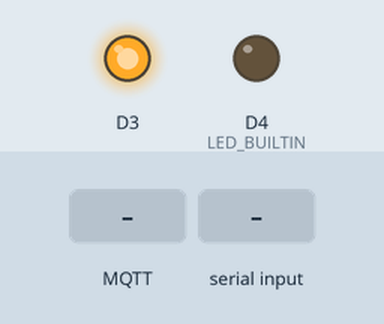
Bench run of a sketch on a simulated ESP8266 (NodeMCU). Shown: output pins drawn as LEDs (lit = HIGH, except the on-board LED, lit = LOW). The inputs (shaded band) are chosen by the test bench. WiFi joins after 1.5 s; servers stay silent unless stated; no MQTT or app messages arrive unless stated; what the sketch prints to the serial monitor is not drawn.

Above: at 2.3 s.
2.4 s: MQTT message "0" arrives on the first subscribed topic
4.0 s: "0\n" received over Serial
5.5 s: MQTT message "1" arrives on the first subscribed topic
7.1 s: "1\n" received over Serial
8.6 s: MQTT message "0" arrives on the second subscribed topic
10.1 s: "90,45\n" received over Serial
Timing chart, 0 to 12.6 s (numbered marks = the images above; inputs shaded):
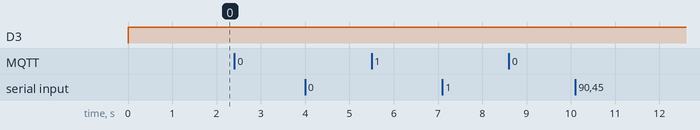

The sketch:

src.ino
```cpp
/******** Configuracion / Calibracion *****/
#include "prj_cfg.h"

/***** gatArduinOSEK includes *****/
/*** Types ***/
#include <gttc_types.h>
/*** Timer ***/
#define TIMEBASE_USE_MS 1  // <-- Normally the timer unit is the us (microseconds) but you can use this define to use ms (milliseconds)
#include <gttc_timer.h>


/******** DRE (Data Runtime Environment ********/
#include "prj_dre.h"

/******** Otros modulos del proyecto ********/
#include "prj_input.h"
#include "prj_cmd.h"
#include "prj_output.h"
#include "prj_comm.h"
#include "IoT.h"
#include "prj_iot.h"    // <-- The IoT module contains functions to manage the IoT connection

//=======================SETUP=====================
void setup() {
  dre_init();
  #ifdef CFG_USE_DEEPSLEEP
  //Print the wakeup reason for ESP32
  print_wakeup_reason();
  #endif
  /* Set program cycle time */
  timerSetCycleTime(CYCLE_TIME_IN_MICROS);
  prj_input_init();
  prj_cmd_init();
  prj_output_init();
  prj_comm_init();
  prj_iot_init();
  #ifdef DEBUG_IOT
  Serial.print("iot_connected: ");Serial.println(dre.iot_connected);
  Serial.print("iot_publish: ");Serial.println(dre.iot_publish);
  #endif
}

/***** Main Loop *****/

uint32_t maxElapsedMicros=2L;
bool firstLoop=true;
void loop() {

  prj_input();
  prj_cmd();
  Emergency();
  DispatchSysCmd();
  if (dre.ovr_pulses == true) {
    dre.pulses_to_send = dre.cmd_pulses;
    dre.ovr_pulses = false;
  }
  #ifdef CFG_USE_IOT
  FuncMngr();
  #ifdef DEBUG_IOT
//  Serial.print("dre.iot_connect: ");Serial.println(dre.iot_connect);
//  Serial.print("dre.iot_go_online: ");Serial.println(dre.iot_go_online);
  #endif
  #endif
  PulsingCmd();

  #ifdef CFG_USE_IOT
  IoTMng();
  #endif

  prj_output();
  prj_comm();

  if (dre.pulses_to_send == 0){
    prj_iot();
  }
  // ----------- End of Cycle Synchronization ----------------
  // Now the microcontroller will loose time until the end of cycle sincronization time expires
  boolean timSync=timerSync();
  dre.looptime = elapsedMicros;

  #ifdef DEBUG_TIEMPO_CICLO
  Serial.println(dre.looptime);
  #endif

  #ifdef DEBUG_IOT
  //Serial.print("iot_connected: ");Serial.println(dre.iot_connected);
  //Serial.print("iot_publish: ");Serial.println(dre.iot_publish);
  //Serial.print("iot_connect: ");Serial.println(dre.iot_connect);
  #endif

  while(timSync==false){
    // timerSync returns true when the end of cycle syncronization time expired.
    timSync=timerSync();
  }
  if (firstLoop){
    firstLoop=false;
    busyMicros=0L;
  }
  if (dre.looptime > CYCLE_TIME_IN_MICROS){
    Serial.print("Ciclo violado: ");Serial.println(dre.looptime);
  }
    if (busyMicros>maxElapsedMicros){
      maxElapsedMicros=busyMicros;
      Serial.print("El =");Serial.println(maxElapsedMicros);
    }
}
//===============================================================
```

IoT.h
```cpp
/* ['Common headers' begin (DON'T REMOVE THIS LINE!)] */
#include "IoT_CI.h"
/* ['Common headers' end (DON'T REMOVE THIS LINE!)] */

/* ['IoTMng' begin (DON'T REMOVE THIS LINE!)] */
/* State IDs */
#define ID_IOTMNG_INITIAL 27
#define ID_IOTMNG_DISCONNECTING 28
#define ID_IOTMNG_CONNECTING 29
#define ID_IOTMNG_WORKINGONLINE 30
#define ID_IOTMNG_WORKINGOFFLINE 31

void IoTMng(  );
/* ['IoTMng' end (DON'T REMOVE THIS LINE!)] */

/* ['FuncMngr' begin (DON'T REMOVE THIS LINE!)] */
/* State IDs */
#define ID_FUNCMNGR_INITIAL 24
#define ID_FUNCMNGR_INIT 25
#define ID_FUNCMNGR_WORKING 26

void FuncMngr(  );
/* ['FuncMngr' end (DON'T REMOVE THIS LINE!)] */

/* ['Emergency' begin (DON'T REMOVE THIS LINE!)] */
/* State IDs */
#define ID_EMERGENCY_INITIAL 19
#define ID_EMERGENCY_NORMAL 20
#define ID_EMERGENCY_WARNINGFILTER 21
#define ID_EMERGENCY_EMERGENCY 22
#define ID_EMERGENCY_HEALING 23

void Emergency(  );
/* ['Emergency' end (DON'T REMOVE THIS LINE!)] */

/* ['PulsingCmd' begin (DON'T REMOVE THIS LINE!)] */
/* State IDs */
#define ID_PULSINGCMD_INITIAL 8
#define ID_PULSINGCMD_WAITING 9
#define ID_PULSINGCMD_SENDPULSEUP 10
#define ID_PULSINGCMD_SENDPULSEEND 11
#define ID_PULSINGCMD_SENDPULSEDOWN 12

void PulsingCmd(  );
/* ['PulsingCmd' end (DON'T REMOVE THIS LINE!)] */

/* ['ReceiveSysCmd' begin (DON'T REMOVE THIS LINE!)] */
/* State IDs */
#define ID_RECEIVESYSCMD_INITIAL 5
#define ID_RECEIVESYSCMD_WAITING 6
#define ID_RECEIVESYSCMD_READCHAR 7

void ReceiveSysCmd(  );
/* ['ReceiveSysCmd' end (DON'T REMOVE THIS LINE!)] */

/* ['DispatchSysCmd' begin (DON'T REMOVE THIS LINE!)] */
/* State IDs */
#define ID_DISPATCHSYSCMD_INITIAL 0
#define ID_DISPATCHSYSCMD_WAITING 1
#define ID_DISPATCHSYSCMD_PULSECMD 2
#define ID_DISPATCHSYSCMD_DECODECMD 3
#define ID_DISPATCHSYSCMD_EMGCYCMD 4

void DispatchSysCmd(  );
/* ['DispatchSysCmd' end (DON'T REMOVE THIS LINE!)] */
```

IoT_CI.cpp
```cpp
/* ['Common headers' begin (DON'T REMOVE THIS LINE!)] */
#include "IoT_CI.h"
/* ['Common headers' end (DON'T REMOVE THIS LINE!)] */

/* ['Common definitions for 'Code items generator'' begin (DON'T REMOVE THIS LINE!)] */
/* Generic code items' definitions */
/* ['Common definitions for 'Code items generator'' end (DON'T REMOVE THIS LINE!)] */

/* ['Common definitions for 'State Chart generator'' begin (DON'T REMOVE THIS LINE!)] */
/* Code items' definitions */
/* ['Common definitions for 'State Chart generator'' end (DON'T REMOVE THIS LINE!)] */
```

IoT_CI.h
```cpp
/* ['Common headers' begin (DON'T REMOVE THIS LINE!)] */
#include <stdio.h>
#include <stdlib.h>
/* ['Common headers' end (DON'T REMOVE THIS LINE!)] */
#include "prj_cfg.h"
/* ['Common declarations for 'Code items generator'' begin (DON'T REMOVE THIS LINE!)] */
/* Generic code items' declarations */
/* ['Common declarations for 'Code items generator'' end (DON'T REMOVE THIS LINE!)] */

/* ['Common declarations for 'State Chart generator'' begin (DON'T REMOVE THIS LINE!)] */
/* State ID data type */
typedef unsigned long STATE_T;

/* Declaration of code items used in state charts */
/* ['Common declarations for 'State Chart generator'' end (DON'T REMOVE THIS LINE!)] */
```

prj_cmd.cpp
```cpp
#include "prj_cfg.h"
#include "prj_input.h"
#include "prj_pinout.h"
#include "prj_dre.h"
#include "Arduino.h"
#include "IoT.h"

void process_received_command(void){
  int tmpcursor;
  dre.incoming_bytes[dre.serial_counter-1] = '\0';
  if (dre.serial_counter>=2){
    if (dre.incoming_bytes[dre.serial_counter-2] == '\r'){
      dre.incoming_bytes[dre.serial_counter-2] = '\0';
    }
  }
  strcpy(dre.cmd_storage[dre.cmd_counter],dre.incoming_bytes);
  Serial.println("Comandos: ");
  for (tmpcursor = 0 ; tmpcursor < CFG_CMD_STORAGE_SIZE ; tmpcursor++){
    Serial.print(tmpcursor);
    Serial.print(" : ");
    Serial.print(dre.cmd_storage[tmpcursor]);
    if (tmpcursor == dre.cmd_counter) {
      Serial.print("[c]");
    }
    if (tmpcursor == dre.cmd_base) {
      Serial.print("[b]");
    }
    Serial.println();
  }
  dre.cmd_counter = (dre.cmd_counter + 1) % CFG_CMD_STORAGE_SIZE;
  dre.incoming_bytes[0] = '\0';
}
void process_pulse_cmd(){

}

void prj_cmd_init(void){

}

int estado_func = 0;

void prj_cmd(void){
  int tmpcursor;
  int ret = 0;

#ifdef DEBUG_SERIAL_RX
  ret = dre.serial_counter;
#endif
  ReceiveSysCmd();

  #ifdef DEBUG_SERIAL_RX
  if (ret != dre.serial_counter){
    Serial.println(dre.incoming_bytes);
    for (tmpcursor = 0; tmpcursor < dre.serial_counter; tmpcursor++){
      Serial.print(' ');
    }
    Serial.println('^');
  }
  #endif

  #ifdef DEBUG_ESTADO
  if (ret != estado_func){
    Serial.println(estado_func);
    estado_func = ret;
  }
  #endif

}
```

prj_cmd.h
```cpp
#ifndef _PRJ_CMD_H
#define _PRJ_CMD_H

void prj_cmd_init(void);
void prj_cmd(void);

void process_received_command(void);

#endif /* _PRJ_INPUT_H */
```

prj_comm.cpp
```cpp
#include "prj_cfg.h"
#include "prj_dre.h"
#include "Arduino.h"

#include "prj_input.h"
#include "prj_output.h"

void prj_comm_init(void){
  Serial.begin(115200); //activamos la comunicacion serial a una frecuencia de 9600 baudios
  Serial.flush(); //hace que cuando se envien datos se espere a que se terminen de enviar
}

void prj_comm(void){
  //Serial.println("Ejecutamos un ciclo");
}
```

prj_comm.h
```cpp
#ifndef _PRJ_COMM_H
#define _PRJ_COMM_H

#include "prj_cfg.h"
#include "prj_dre.h"

int StringToNumber(String thisString);
void prj_comm_init(void);
void prj_comm(void);

#endif
```

prj_dre.cpp
```cpp
#include "prj_cfg.h"
#include "prj_dre.h"
#include "Arduino.h"

t_dre dre;

void dre_init(void){
  uint8_t i;

  dre.iot_connected = false;
  dre.iot_go_online = false;
  dre.iot_go_offline = false;
  dre.iot_connect = false;
  dre.iot_disconnect = false;
  dre.iot_publish = false;
  dre.iot_publish_timer = 0;

  dre.emgcy_timer = 0;
  dre.emgcy_button = false;
  dre.emgcy_action = true;
  dre.ovr_emgcy_action = false;
  dre.cmd_emgcy_action = false;

  dre.bat = 0;

  dre.pulses_timer = 0;
  dre.pulses_to_send = 0;
  dre.pulse_pin = false;
  dre.cmd_pulses = 0;
  dre.ovr_pulses = false;
  dre.incoming_bytes[0]='\0';

  dre.cmd_base = 0;
  for ( dre.cmd_counter  = 0 ; dre.cmd_counter < CFG_CMD_STORAGE_SIZE; dre.cmd_counter++ ){
    dre.cmd_storage[dre.cmd_counter][0];
  }
  dre.cmd_counter = 0;

  #ifdef CFG_USE_RELAY_SET
  for (i = 0; i < CFG_RELAYSET_NUMBER; i++){
#ifdef CFG_RELAY_USE_OVERRIDE
    dre.ovr_relay_action[i] = false;
#else
    dre.ovr_relay_action[i] = true;
#endif
    dre.cmd_relay_action[i] = false;
    dre.relay_action[i] = true;

  }
  #endif
}
```

prj_dre.h
```cpp
#ifndef _PRJ_DRE_H
#define _PRJ_DRE_H

#include "Arduino.h"

/* Configuracion */
#include "prj_cfg.h"

typedef struct {

  /*** IoT Management ***/
  bool iot_connected;
  bool iot_go_online;
  bool iot_go_offline;
  bool iot_connect;
  bool iot_disconnect;
  char iot_payload[128];
  bool iot_publish;
  int iot_publish_timer;

  int bat;

  int emgcy_timer;
  bool emgcy_button;
  bool emgcy_action;
  bool ovr_emgcy_action;
  bool cmd_emgcy_action;
  bool emgcy_action_pin;

  int pulses_timer;
  int pulses_to_send;
  bool pulse_pin;
  bool ovr_pulses;
  int cmd_pulses;

  int looptime;

  char incoming_bytes[32];
  int serial_counter;

  int cmd_counter;
  int cmd_base;
  char cmd_storage[CFG_CMD_STORAGE_SIZE][CFG_CMD_LENGTH];

  #ifdef CFG_USE_RELAY_SET
  bool ovr_relay_action[CFG_RELAYSET_NUMBER];
  bool cmd_relay_action[CFG_RELAYSET_NUMBER];
  bool relay_action[CFG_RELAYSET_NUMBER];
  bool relay_action_pin[CFG_RELAYSET_NUMBER];
  #endif

}t_dre;

extern t_dre dre;

void dre_init(void);

#endif
```

prj_input.cpp
```cpp
#include "Arduino.h"
#include "prj_cfg.h"
#include "prj_dre.h"
#include "prj_pinout.h"

#ifdef ESP8266_WEMOS_D1MINI
  ADC_MODE(ADC_VCC);
#elif ARDUINO_ESP8266_NODEMCU
  ADC_MODE(ADC_VCC);
#elif ARDUINO_ESP8266_ESP01
  ADC_MODE(ADC_VCC);
#elif ESP32_DEV
#elif TEENSY31
#elif ARDUINO_AVR_UNO
#else
#error "No microcontroller defined"
#endif

void prj_input_init(void){
}

void prj_input(void){
  #ifdef ESP8266_WEMOS_D1MINI
  dre.bat = ESP.getVcc();
  #elif ARDUINO_ESP8266_NODEMCU
  dre.bat = ESP.getVcc();
  #elif ARDUINO_ESP8266_ESP01
  dre.bat = ESP.getVcc();
  #elif ESP32_DEV
  dre.bat = analogRead(CFG_BAT_ADC);
  #elif TEENSY31
  dre.bat = analogRead(CFG_BAT_ADC);
  #elif ARDUINO_AVR_UNO
  dre.bat = analogRead(CFG_BAT_ADC);
  #else
  #error "No microcontroller defined"
  #endif

  dre.emgcy_button = (digitalRead(CFG_EMGCY_BUT)==LOW);

}
```

prj_input.h
```cpp
#ifndef _PRJ_INPUT_H
#define _PRJ_INPUT_H

#include "prj_cfg.h"
#include "prj_dre.h"

void prj_input_init(void);
void prj_input(void);

#endif
```

prj_iot.h
```cpp
#ifndef _PRJ_IOT_H
#define _PRJ_IOT_H

/* El presente fichero contiene las funciones para conectar y desconectar del IoT */

void prj_iot_init(void);
void prj_iot();

#endif
```

prj_output.cpp
```cpp
#include "Arduino.h"
#include "prj_cfg.h"
#include "prj_dre.h"
#include "prj_pinout.h"

#ifdef CFG_USE_RELAY_SET
int relay_set[CFG_RELAYSET_NUMBER] = CFG_RELAYSET_PINS;
#endif

void prj_output_init(void){
  int i;

  pinMode(CFG_EMGCY_BUT, INPUT_PULLUP);

#ifdef CFG_USE_EMGCY_RELAY
  pinMode(CFG_EMGCY_RELAY_PIN, OUTPUT);
  digitalWrite(CFG_EMGCY_RELAY_PIN,HIGH);
#endif

#ifdef CFG_USE_PULSE_PIN
pinMode(CFG_PULSE_CMD_PIN, OUTPUT);
digitalWrite(CFG_PULSE_CMD_PIN,HIGH);
#endif

  #ifdef CFG_USE_RELAY_SET
  for (i = 0; i < CFG_RELAYSET_NUMBER; i++){
    pinMode(relay_set[i],OUTPUT);
    digitalWrite(relay_set[i],LOW);
  }
  #endif
}

#ifdef DEBUG_PULSE
int tmppin = false;
#endif

void prj_output(void){
  int i;

    if (dre.ovr_emgcy_action == true) {
      dre.emgcy_action_pin = dre.cmd_emgcy_action;
    } else {
      dre.emgcy_action_pin = dre.emgcy_action;
    }

#ifdef CFG_USE_EMGCY_RELAY
    if (dre.emgcy_action_pin == true){
      digitalWrite(CFG_EMGCY_RELAY_PIN,HIGH);
    } else {
      digitalWrite(CFG_EMGCY_RELAY_PIN,LOW);
    }
#endif

  #ifdef DEBUG_PULSE
    if (tmppin != dre.pulse_pin){
      if (dre.pulse_pin){
        Serial.println("Pulso!!!");
      }
      tmppin = dre.pulse_pin;
    }
  #endif
  #ifdef CFG_USE_PULSE_PIN
  if (dre.pulse_pin == true){
    digitalWrite(CFG_PULSE_CMD_PIN,HIGH);
  } else {
    digitalWrite(CFG_PULSE_CMD_PIN,LOW);
  }
  #endif

  #ifdef CFG_USE_RELAY_SET
  for (i = 0; i < CFG_RELAYSET_NUMBER; i++){
#ifdef CFG_RELAY_USE_OVERRIDE
    if (dre.ovr_relay_action[i] == true) {
      dre.relay_action_pin[i] = dre.cmd_relay_action[i];
    } else {
      dre.relay_action_pin[i] = dre.relay_action[i];
    }
#else
    dre.relay_action_pin[i] = dre.cmd_relay_action[i];
#endif
    if (dre.relay_action_pin[i] == false){
      digitalWrite(relay_set[i],HIGH);
      digitalWrite(LED_BUILTIN,HIGH);
    } else {
        digitalWrite(relay_set[i],LOW);
      digitalWrite(LED_BUILTIN,LOW);
    }
  }
  #endif


}
```

prj_output.h
```cpp
#ifndef _PRJ_OUTPUT_H
#define _PRJ_OUTPUT_H

#include "prj_cfg.h"
#include "prj_dre.h"

void prj_output_init(void);
void prj_output(void);

#endif
```

prj_pinout.h
```cpp
/* ---- This file describes all the pin assignments of the microcontroller --- */

#ifndef _PRJ_PINOUT_H
#define _PRJ_PINOUT_H

#include "gttc_types.h"
#include "prj_input.h"
#include "prj_output.h"

#ifdef ESP8266_WEMOS_D1MINI
#error "TODO: Definir pines para el ESP8266_WEMOS_D1MINI"
#define CFG_BAT_ADC -1
#define CFG_PULSE_CMD_PIN -1 // A través de este pin se va a enviar el comando de temporización del masaje
#define CFG_EMGCY_BUT -1  // A través de este pin se va a recibir la petición de emergencia.
#elif ARDUINO_ESP8266_NODEMCU
//#error "TODO: Definir pines para el ARDUINO_ESP8266_NODEMCU"
#define CFG_BAT_ADC -1
#define CFG_PULSE_CMD_PIN -1 // A través de este pin se va a enviar el comando de temporización del masaje
#define CFG_EMGCY_BUT -1  // A través de este pin se va a recibir la petición de emergencia.
#define CFG_RELAYSET_PINS {D4}
#elif ARDUINO_ESP8266_ESP01
//#error "TODO: Definir pines para el ARDUINO_ESP8266_NODEMCU"
#define CFG_BAT_ADC -1
#define CFG_PULSE_CMD_PIN -1 // A través de este pin se va a enviar el comando de temporización del masaje
#define CFG_EMGCY_BUT -1  // A través de este pin se va a recibir la petición de emergencia.
#define CFG_RELAYSET_PINS {13, 12, 14, 27, 26, 25, 33, 32}
#elif ESP32_DEV
#define CFG_BAT_ADC 34
#define CFG_EXTRA_ADC 35
#define CFG_PULSE_CMD_PIN 14 // A través de este pin se va a enviar el comando de temporización del masaje
#define CFG_EMGCY_BUT 13  // A través de este pin se va a recibir la petición de emergencia.
#define CFG_EMGCY_RELAY_PIN 12 // A través de aquí controlamos el relé de emergencia
#ifdef CFG_USE_RELAY_SET
#define CFG_RELAYSET_PINS {13, 12, 14, 27, 26, 25, 33, 32}
#endif

#elif TEENSY31
#error "TODO: Definir pines para la TEENSY31"
#define CFG_BAT_ADC -1
#define CFG_PULSE_CMD_PIN -1 // A través de este pin se va a enviar el comando de temporización del masaje
#define CFG_EMGCY_BUT -1  // A través de este pin se va a recibir la petición de emergencia.
#elif ARDUINO_AVR_UNO
#error "TODO: Definir pines para el ARDUINO_AVR_UNO"
#define CFG_BAT_ADC 23
#define CFG_PULSE_CMD_PIN 40 // A través de este pin se va a enviar el comando de temporización del masaje
#define CFG_EMGCY_BUT 41  // A través de este pin se va a recibir la petición de emergencia.
#else
#error "No microcontroller defined"
#endif

void pinoutInit(void);

#endif // _PRJ_PINOUT_H
```

Source omitted: IoT.cpp (18698 bytes), prj_iot.cpp (9359 bytes), prj_cfg.h (3862 bytes)

Measured:
- after the input at 2.4 s, every drawn part: stays the same
- after the input at 4.0 s, every drawn part: stays the same
- after the input at 5.5 s, every drawn part: stays the same
- after the input at 7.1 s, every drawn part: stays the same
- after the input at 8.6 s, every drawn part: stays the same
- after the input at 10.1 s, every drawn part: stays the same
